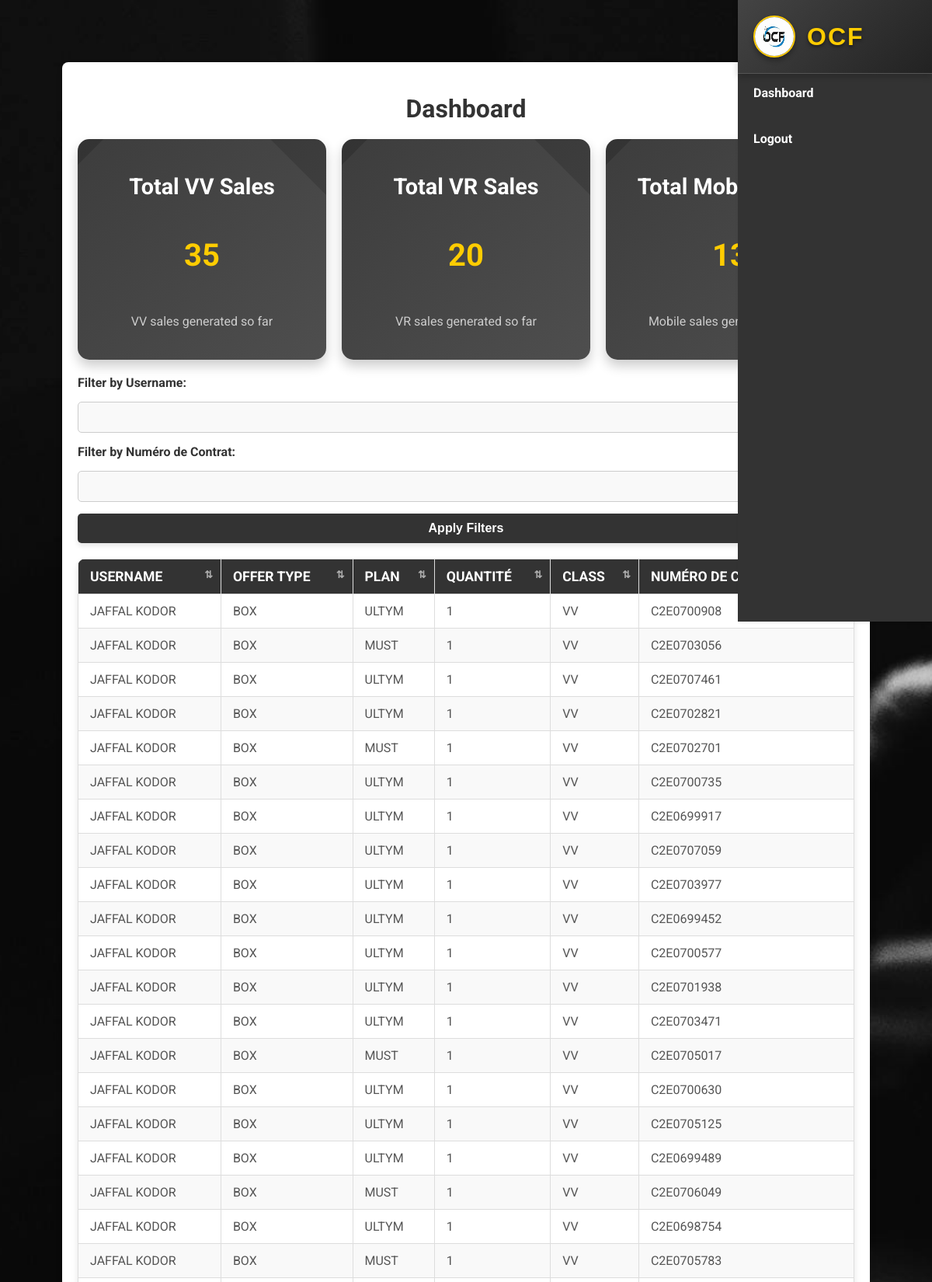
The app's page /dashboard (signed in, upper part) with its own data.
### test.py (models this page shows)
class Sale(db.Model):
    id = db.Column(db.Integer, primary_key=True)
    date = db.Column(db.String(10), nullable=False)
    offer_type = db.Column(db.String(100), nullable=False)  # Box or Mobile
    plan = db.Column(db.String(100), nullable=False)
    quantity = db.Column(db.Integer, nullable=False)  # Quantité
    user_id = db.Column(db.Integer, db.ForeignKey('user.id'), nullable=False)
    class_type = db.Column(db.String(20), nullable=False)  # Ajout de la colonne classe
    contract_number = db.Column(db.String(50), nullable=False)  # Numéro de contrat

class User(db.Model):
    id = db.Column(db.Integer, primary_key=True)
    username = db.Column(db.String(80), unique=True, nullable=False)
    password = db.Column(db.String(200), nullable=False)
    role = db.Column(db.String(20), default='user')  # user or admin
    sales = db.relationship('Sale', backref='user', lazy=True)

### test.py (the view)
@app.route('/dashboard', methods=['GET', 'POST'])
def dashboard():
    if 'user_id' not in session:
        return redirect(url_for('login'))
    user = User.query.get(session['user_id'])
    filter_username = request.form.get('filter_username', '').strip()
    filter_contract_number = request.form.get('filter_contract_number', '').strip()
    sales_query = Sale.query
    if user.role == 'admin':
        if filter_username:
            sales_query = sales_query.join(User).filter(User.username.ilike(f"%{filter_username}%"))
        if filter_contract_number:
            sales_query = sales_query.filter(Sale.contract_number.ilike(f"%{filter_contract_number}%"))
        all_sales = sales_query.all()
    elif user.role == 'user':
        sales_query = sales_query.filter_by(user_id=user.id)
        if filter_contract_number:
            sales_query = sales_query.filter(Sale.contract_number.ilike(f"%{filter_contract_number}%"))
        all_sales = sales_query.all()
    total_vv = sum(sale.quantity for sale in all_sales if sale.class_type == 'VV')
    total_vr = sum(sale.quantity for sale in all_sales if sale.class_type == 'VR')
    total_mobiles = sum(sale.quantity for sale in all_sales if sale.class_type == 'Mobiles')
    return render_template(
        'layout.html',
        page='dashboard',
        all_sales=all_sales,
        total_vv=total_vv,
        total_vr=total_vr,
        total_mobiles=total_mobiles,
        filter_username=filter_username,
        filter_contract_number=filter_contract_number
    )

### test.py (called while the page is built)
@app.before_request
def restrict_access():
    if 'user_id' in session:
        user = User.query.get(session['user_id'])
        if user:
            session['role'] = user.role
        else:
            session.pop('user_id', None)

### templates/layout.html (shortened to what this page needs)
<!DOCTYPE html>
<html lang="en">
<head>
    <link rel="stylesheet" href="{{ url_for('static', filename='style.css') }}">
</head>
<body>
   <div class="sidebar">
        <div class="logo">
            <img src="{{ url_for('static', filename='images/logo.jpg') }}" alt="OCF Logo">
            <span>OCF</span>
        </div>
        <ul class="menu">
        {% if session.get('role') == 'admin' %}
        <li><a href="/dashboard">Dashboard</a></li>
        <li><a href="/admin/create_user">Add User</a></li>
        <li><a href="/admin/upload_sales">Upload Sales</a></li>
        <li><a href="/admin/all_sales">All Users & Sales</a></li>
        <li><a href="/admin/sales_ranking">Sales Ranking</a></li>
        <li><a href="/admin/view_archives">Archived Sales</a></li>
        <li><a href="/admin/set_password">Set Password</a></li>
        <li><a href="/logout">Logout</a></li>
        {% elif session.get('role') == 'user' %}
        <li><a href="/dashboard">Dashboard</a></li>
        <li><a href="/logout">Logout</a></li>
        {% else %}
        <li><a href="/login">Login</a></li>
        {% endif %}
    </ul>
    </div>
    <div class="container">
        {% if page == 'login' %}
        <div class="form-container">
            <h1 class="main-title gradient">Welcome to OCF</h1>
            {% if error %}
            <p class="error">{{ error }}</p>
            {% endif %}
            <form method="POST" action="/login">
                <input type="text" name="username" placeholder="Enter your username" required>
                <input type="password" name="password" placeholder="Enter your password" required>
                <button type="submit">Login</button>
            </form>
        </div>
        {% elif page == 'dashboard' %}
        <h1>Dashboard</h1>
        <div class="totals-container">
            <div class="card total-vv">
                <h2>Total VV Sales</h2>
                <p class="total-number">{{ total_vv }}</p>
                <p>VV sales generated so far</p>
            </div>
            <div class="card total-vr">
                <h2>Total VR Sales</h2>
                <p class="total-number">{{ total_vr }}</p>
                <p>VR sales generated so far</p>
            </div>
            <div class="card total-mobiles">
                <h2>Total Mobile Sales</h2>
                <p class="total-number">{{ total_mobiles }}</p>
                <p>Mobile sales generated so far</p>
            </div>
        </div>
         <form method="POST" action="/dashboard" class="filter-form">
         <label for="filter-username">Filter by Username:</label>
         <input type="text" id="filter-username" name="filter_username" value="{{   filter_username or '' }}">
         <label for="filter-contract-number">Filter by Numéro de Contrat:</label>
         <input type="text" id="filter-contract-number" name="filter_contract_number"        value="{{ filter_contract_number or '' }}">
             <button type="submit">Apply Filters</button>
         </form>
        <table>
            <thead>
                <tr>
                    <th>Username</th>
                    <th>Offer Type</th>
                    <th>Plan</th>
                    <th>Quantité</th>
                    <th>Class</th>
                    <th>Numéro de contrat</th>
                </tr>
            </thead>
            <tbody>
                {% for sale in all_sales %}
                <tr>
                    <td>{{ sale.user.username }}</td>
                    <td>{{ sale.offer_type }}</td>
                    <td>{{ sale.plan }}</td>
                    <td>{{ sale.quantity }}</td>
                    <td>{{ sale.class_type }}</td>
                    <td>{{ sale.contract_number }}</td>
                </tr>
                {% endfor %}
            </tbody>
        </table>
        {% endif %}
    </div>
</body>
</html>

### records on screen
Sale: user.username "JAFFAL KODOR", offer_type "BOX", plan "ULTYM", quantity "1", class_type "VV", contract_number "C2E0700908"
Sale: user.username "JAFFAL KODOR", offer_type "BOX", plan "MUST", quantity "1", class_type "VV", contract_number "C2E0703056"
Sale: user.username "JAFFAL KODOR", offer_type "BOX", plan "ULTYM", quantity "1", class_type "VV", contract_number "C2E0707461"
Sale: user.username "JAFFAL KODOR", offer_type "BOX", plan "ULTYM", quantity "1", class_type "VV", contract_number "C2E0702821"
Sale: user.username "JAFFAL KODOR", offer_type "BOX", plan "MUST", quantity "1", class_type "VV", contract_number "C2E0702701"
Sale: user.username "JAFFAL KODOR", offer_type "BOX", plan "ULTYM", quantity "1", class_type "VV", contract_number "C2E0700735"
Sale: user.username "JAFFAL KODOR", offer_type "BOX", plan "ULTYM", quantity "1", class_type "VV", contract_number "C2E0699917"
Sale: user.username "JAFFAL KODOR", offer_type "BOX", plan "ULTYM", quantity "1", class_type "VV", contract_number "C2E0707059"
Sale: user.username "JAFFAL KODOR", offer_type "BOX", plan "ULTYM", quantity "1", class_type "VV", contract_number "C2E0703977"
Sale: user.username "JAFFAL KODOR", offer_type "BOX", plan "ULTYM", quantity "1", class_type "VV", contract_number "C2E0699452"
Sale: user.username "JAFFAL KODOR", offer_type "BOX", plan "ULTYM", quantity "1", class_type "VV", contract_number "C2E0700577"
Sale: user.username "JAFFAL KODOR", offer_type "BOX", plan "ULTYM", quantity "1", class_type "VV", contract_number "C2E0701938"
Sale: user.username "JAFFAL KODOR", offer_type "BOX", plan "ULTYM", quantity "1", class_type "VV", contract_number "C2E0703471"
Sale: user.username "JAFFAL KODOR", offer_type "BOX", plan "MUST", quantity "1", class_type "VV", contract_number "C2E0705017"
Sale: user.username "JAFFAL KODOR", offer_type "BOX", plan "ULTYM", quantity "1", class_type "VV", contract_number "C2E0700630"
Sale: user.username "JAFFAL KODOR", offer_type "BOX", plan "ULTYM", quantity "1", class_type "VV", contract_number "C2E0705125"
Sale: user.username "JAFFAL KODOR", offer_type "BOX", plan "ULTYM", quantity "1", class_type "VV", contract_number "C2E0699489"
Sale: user.username "JAFFAL KODOR", offer_type "BOX", plan "MUST", quantity "1", class_type "VV", contract_number "C2E0706049"
Sale: user.username "JAFFAL KODOR", offer_type "BOX", plan "ULTYM", quantity "1", class_type "VV", contract_number "C2E0698754"
Sale: user.username "JAFFAL KODOR", offer_type "BOX", plan "MUST", quantity "1", class_type "VV", contract_number "C2E0705783"

### other values on screen
{{ total_vv }} "35"
{{ total_vr }} "20"
{{ total_mobiles }} "13"
